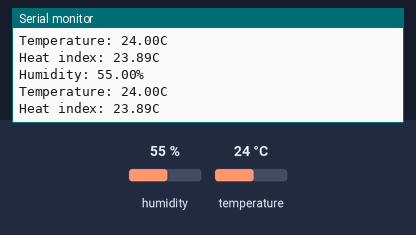
A sketch run on a simulated Arduino Uno, built with avr-gcc and run on an emulated ATmega328P. Shown: the last lines printed to the serial monitor. The test bench sets the inputs (shaded band); at power-on: humidity 55 %, temperature 24 °C.

Above: at 4.8 s.
4.9 s: humidity set to 22 %
At 6.4 s:
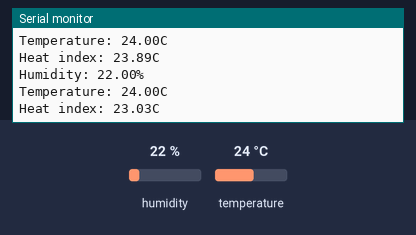
7.9 s: temperature set to 12 °C
At 9.3 s:
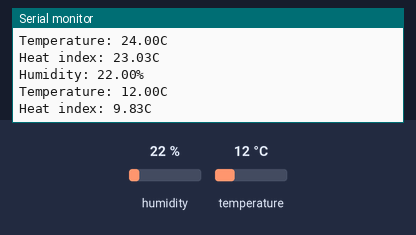
10.9 s: humidity set to 40 %
At 12.9 s:
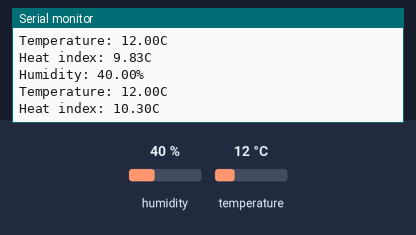
Timing chart, 0 to 14.4 s (numbered marks = the images above; inputs shaded):
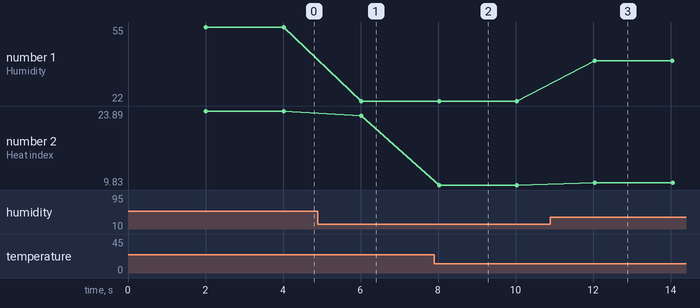

The sketch:

t2a.ino
```cpp
#include "DHT.h"
#define DHTPIN 10

#define DHTTYPE DHT22
DHT dht(DHTPIN, DHTTYPE);

void setup()
{
	Serial.begin(115200);
	Serial.println("Temperature and humidity measurements\n");
	dht.begin();
}

void loop()
{
	delay(2000);
	float h = dht.readHumidity();
	float t = dht.readTemperature();
	if(isnan(h) || isnan(t))
	{
		Serial.println("Read failure\n");
		return;
	}
	float hic = dht.computeHeatIndex(t, h, false);

	Serial.print("Humidity: ");
	Serial.print(h);
	Serial.println("%");
	Serial.print("Temperature: ");
	Serial.print(t);
	Serial.println("C");
	Serial.print("Heat index: ");
	Serial.print(hic);
	Serial.println("C\n");
}
```

Measured:
- after the input at 4.9 s, the serial monitor: prints a new line after 1.1 s (image 1)
- after the input at 7.9 s, the serial monitor: prints a new line after 0.13 s (image 2)
- after the input at 10.9 s, the serial monitor: prints a new line after 1.1 s (image 3)
- plotted number 1: 55 → 22 after the input at 4.9 s, 22 → 40 after the input at 10.9 s
- plotted number 2: 23.89 → 23.03 after the input at 4.9 s, 23.03 → 9.83 after the input at 7.9 s, 9.83 → 10.3 after the input at 10.9 s
